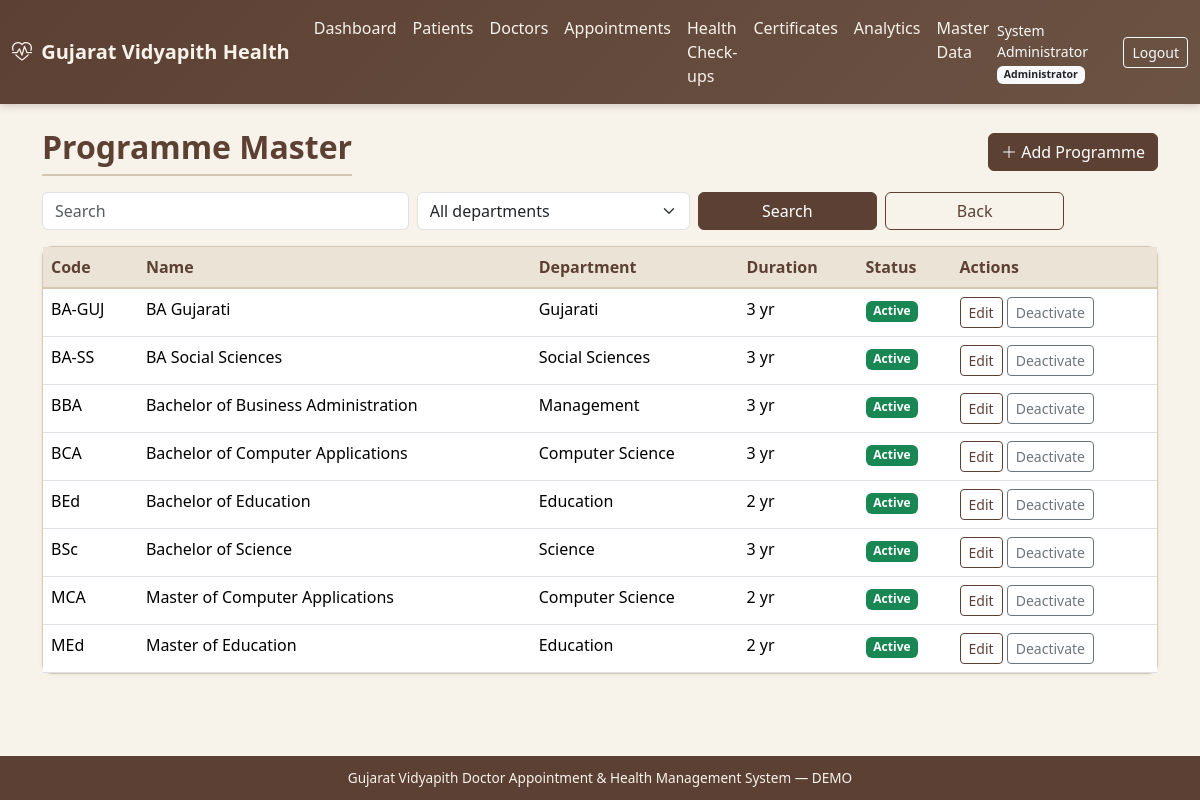
Screenshot of /masters/programmes/ (signed in) with the database file from the repository.
### accounts/models.py (models this page shows, shortened)
class User(AbstractUser):
    role = models.ForeignKey(
        Role, on_delete=models.SET_NULL, null=True, blank=True, related_name='users'
    )
    mobile = models.CharField(max_length=15, blank=True)
    gender = models.CharField(
        max_length=10,
        choices=[('Male', 'Male'), ('Female', 'Female'), ('Other', 'Other')],
        blank=True,
    )
    profile_photo = models.ImageField(upload_to='profiles/', blank=True, null=True)
    is_active_user = models.BooleanField(default=True)
    created_at = models.DateTimeField(auto_now_add=True)
    updated_at = models.DateTimeField(auto_now=True)
    class Meta:
        ordering = ['username']
    @property
    def role_code(self):
        return self.role.code if self.role else None

class Role(models.Model):
    ADMIN = 'admin'
    DOCTOR = 'doctor'
    STUDENT = 'student'
    STAFF = 'staff'
    STAFF_FAMILY = 'staff_family'
    HOD = 'hod'
    SUPER_ADMIN = 'super_admin'
    ROLE_CHOICES = [
        (ADMIN, 'Administrator'),
        (DOCTOR, 'Doctor'),
        (STUDENT, 'Student'),
        (STAFF, 'Staff'),
        (STAFF_FAMILY, 'Staff Family Member'),
        (HOD, 'HOD'),
        (SUPER_ADMIN, 'Super Administrator'),
    ]
    code = models.CharField(max_length=20, choices=ROLE_CHOICES, unique=True)
    name = models.CharField(max_length=50)
    description = models.TextField(blank=True)
    is_active = models.BooleanField(default=True)
    created_at = models.DateTimeField(auto_now_add=True)
    class Meta:
        ordering = ['name']

### masters/models.py (models this page shows, shortened)
class Programme(models.Model):
    programme_code = models.CharField(max_length=20, unique=True)
    name = models.CharField(max_length=150)
    department = models.ForeignKey(
        Department, on_delete=models.PROTECT, related_name='programmes'
    )
    duration_years = models.PositiveSmallIntegerField(default=3)
    status = models.CharField(
        max_length=20,
        choices=[('Active', 'Active'), ('Inactive', 'Inactive')],
        default='Active',
    )
    created_at = models.DateTimeField(auto_now_add=True)
    class Meta:
        ordering = ['name']

class Department(models.Model):
    department_code = models.CharField(max_length=20, unique=True)
    name = models.CharField(max_length=150)
    email = models.EmailField(blank=True)
    status = models.CharField(
        max_length=20,
        choices=[('Active', 'Active'), ('Inactive', 'Inactive')],
        default='Active',
    )
    created_at = models.DateTimeField(auto_now_add=True)
    updated_at = models.DateTimeField(auto_now=True)
    class Meta:
        ordering = ['name']

### masters/views.py (the view)
# urls.py: path('programmes/', views.programme_list, name='programme_list'),
@admin_required
def programme_list(request):
    q = request.GET.get('q', '').strip()
    dept = request.GET.get('department', '')
    qs = Programme.objects.select_related('department').order_by('name')
    if q:
        qs = qs.filter(Q(name__icontains=q) | Q(programme_code__icontains=q))
    if dept:
        qs = qs.filter(department_id=dept)
    return render(request, 'masters/programme_list.html', {
        'page_obj': _paginate(request, qs), 'q': q, 'dept': dept,
        'departments': Department.objects.filter(status='Active'),
    })

### accounts/permissions.py (called while the page is built, shortened)
def role_required(*role_codes):
    def decorator(view_func):
        @login_required
        @wraps(view_func)
        def _wrapped(request, *args, **kwargs):
            user = request.user
            if user.is_superuser:
                return view_func(request, *args, **kwargs)
        return _wrapped
    return decorator

### masters/views.py (called while the page is built)
def _paginate(request, qs, per_page=25):
    return Paginator(qs, per_page).get_page(request.GET.get('page'))

### templates/masters/programme_list.html (shortened to what this page needs)
{% extends "base.html" %}
{% block content %}
<div class="container">
  <div class="d-flex justify-content-between align-items-center mb-3">
    <h2 class="page-title mb-0">Programme Master</h2>
    <a href="{% url 'masters:programme_create' %}" class="btn btn-gv"><i class="bi bi-plus-lg"></i> Add Programme</a>
  </div>
  <form class="row g-2 mb-3" method="get">
    <div class="col-md-4"><input type="text" name="q" value="{{ q }}" class="form-control" placeholder="Search"></div>
    <div class="col-md-3">
      <select name="department" class="form-select">
        <option value="">All departments</option>
      </select>
    </div>
    <div class="col-md-2"><button class="btn btn-gv w-100">Search</button></div>
    <div class="col-md-2"><a href="{% url 'masters:index' %}" class="btn btn-outline-gv w-100">Back</a></div>
  </form>
  <div class="card card-gv"><div class="table-responsive">
    <table class="table table-gv table-hover mb-0">
      <thead><tr><th>Code</th><th>Name</th><th>Department</th><th>Duration</th><th>Status</th><th>Actions</th></tr></thead>
      <tbody>
      {% for p in page_obj %}
      <tr>
        <td>{{ p.programme_code }}</td><td>{{ p.name }}</td><td>{{ p.department.name }}</td>
        <td>{{ p.duration_years }} yr</td>
        <td><span class="badge {% if p.status == 'Active' %}bg-success{% else %}bg-secondary{% endif %}">{{ p.status }}</span></td>
        <td class="text-nowrap">
          <a href="{% url 'masters:programme_edit' p.pk %}" class="btn btn-sm btn-outline-gv">Edit</a>
          <form method="post" action="{% url 'masters:programme_toggle' p.pk %}" class="d-inline">{% csrf_token %}
            <button class="btn btn-sm btn-outline-secondary">{% if p.status == 'Active' %}Deactivate{% else %}Activate{% endif %}</button>
          </form>
        </td>
      </tr>
      {% empty %}<tr><td colspan="6" class="text-center text-muted">No programmes</td></tr>{% endfor %}
      </tbody>
    </table>
  </div></div>
</div>
{% endblock %}

### templates/base.html (shortened to what this page needs)
{% load static %}
<!DOCTYPE html>
<html lang="en">
<head>
  <link href="https://cdn.jsdelivr.net/npm/bootstrap@5.3.3/dist/css/bootstrap.min.css" rel="stylesheet">
  <link href="https://cdn.jsdelivr.net/npm/bootstrap-icons@1.11.3/font/bootstrap-icons.min.css" rel="stylesheet">
  <link href="{% static 'css/gv-theme.css' %}" rel="stylesheet">
</head>
<body class="d-flex flex-column">
{% if user.is_authenticated %}
<nav class="navbar navbar-expand-lg navbar-gv">
  <div class="container-fluid">
    <a class="navbar-brand fw-semibold" href="{% url 'accounts:dashboard' %}">
      <i class="bi bi-heart-pulse me-1"></i> Gujarat Vidyapith Health
    </a>
    <div class="collapse navbar-collapse" id="navMain">
      <ul class="navbar-nav me-auto">
        <li class="nav-item"><a class="nav-link" href="{% url 'accounts:dashboard' %}">Dashboard</a></li>
        {% if user.is_superuser or user.role_code == 'admin' or user.role_code == 'super_admin' or user.role_code == 'doctor' %}
        <li class="nav-item"><a class="nav-link" href="{% url 'patients:index' %}">Patients</a></li>
        {% endif %}
        <li class="nav-item"><a class="nav-link" href="{% url 'doctors:index' %}">Doctors</a></li>
        <li class="nav-item"><a class="nav-link" href="{% url 'appointments:index' %}">Appointments</a></li>
        <li class="nav-item"><a class="nav-link" href="{% url 'health_records:index' %}">Health Check-ups</a></li>
        <li class="nav-item"><a class="nav-link" href="{% url 'certificates:index' %}">Certificates</a></li>
        <li class="nav-item"><a class="nav-link" href="{% url 'analytics:index' %}">Analytics</a></li>
        {% if user.is_superuser or user.role_code == 'admin' or user.role_code == 'super_admin' %}
        <li class="nav-item"><a class="nav-link" href="{% url 'masters:index' %}">Master Data</a></li>
        {% endif %}
      </ul>
      <span class="navbar-text text-light me-3 small">
        {{ user.get_full_name|default:user.username }}
        {% if user.role %}<span class="badge bg-light text-dark">{{ user.role.name }}</span>{% endif %}
      </span>
      <a class="btn btn-sm btn-outline-light" href="{% url 'accounts:logout' %}">Logout</a>
    </div>
  </div>
</nav>
{% endif %}
<main class="container-fluid py-4 flex-grow-1">
  {% block content %}{% endblock %}
</main>
<footer class="footer-gv text-center">
  <div class="container">
    Gujarat Vidyapith Doctor Appointment &amp; Health Management System &mdash; DEMO
  </div>
</footer>
</body>
</html>

### static/css/gv-theme.css (style rules this page uses)
:root { --gv-cream: #f7f3eb; --gv-cream-dark: #ebe4d6; --gv-brown: #5c4033; --gv-brown-light: #8b6914; --gv-earth: #6b5344; --gv-muted: #a0896e; --gv-accent: #3d5a40; --gv-text: #2c2416; --gv-border: #d4c8b0; --gv-card: #fffdf8; --gv-success: #4a7c59; --gv-warning: #c4a35a; --gv-danger: #a65d57; }
body { background-color: var(--gv-cream); color: var(--gv-text); font-family: 'Segoe UI', system-ui, -apple-system, sans-serif; min-height: 100vh; }
.navbar-gv { background: linear-gradient(135deg, var(--gv-brown) 0%, var(--gv-earth) 100%); box-shadow: 0 2px 8px rgba(92, 64, 51, 0.25); }
.navbar-gv .navbar-brand, .navbar-gv .nav-link { color: var(--gv-cream) !important; }
.card-gv { background: var(--gv-card); border: 1px solid var(--gv-border); border-radius: 10px; box-shadow: 0 1px 4px rgba(92, 64, 51, 0.08); }
.btn-gv { background: var(--gv-brown); border-color: var(--gv-brown); color: #fff; }
.btn-outline-gv { border-color: var(--gv-brown); color: var(--gv-brown); }
.table-gv thead th { background: var(--gv-cream-dark); color: var(--gv-brown); border-bottom: 2px solid var(--gv-border); font-weight: 600; }
.page-title { color: var(--gv-brown); font-weight: 600; border-bottom: 2px solid var(--gv-border); padding-bottom: 0.5rem; margin-bottom: 1.25rem; }
.footer-gv { background: var(--gv-brown); color: var(--gv-cream); font-size: 0.85rem; padding: 0.75rem 0; margin-top: auto; }

### rows the page displays
User: get_full_name "System Administrator", role.name "Administrator"
Programme: programme_code "BA-GUJ", name "BA Gujarati", department.name "Gujarati", duration_years "3", status "Active", shows "Deactivate"
Programme: programme_code "BA-SS", name "BA Social Sciences", department.name "Social Sciences", duration_years "3", status "Active", shows "Deactivate"
Programme: programme_code "BBA", name "Bachelor of Business Administration", department.name "Management", duration_years "3", status "Active", shows "Deactivate"
Programme: programme_code "BCA", name "Bachelor of Computer Applications", department.name "Computer Science", duration_years "3", status "Active", shows "Deactivate"
Programme: programme_code "BEd", name "Bachelor of Education", department.name "Education", duration_years "2", status "Active", shows "Deactivate"
Programme: programme_code "BSc", name "Bachelor of Science", department.name "Science", duration_years "3", status "Active", shows "Deactivate"
Programme: programme_code "MCA", name "Master of Computer Applications", department.name "Computer Science", duration_years "2", status "Active", shows "Deactivate"
Programme: programme_code "MEd", name "Master of Education", department.name "Education", duration_years "2", status "Active", shows "Deactivate"
